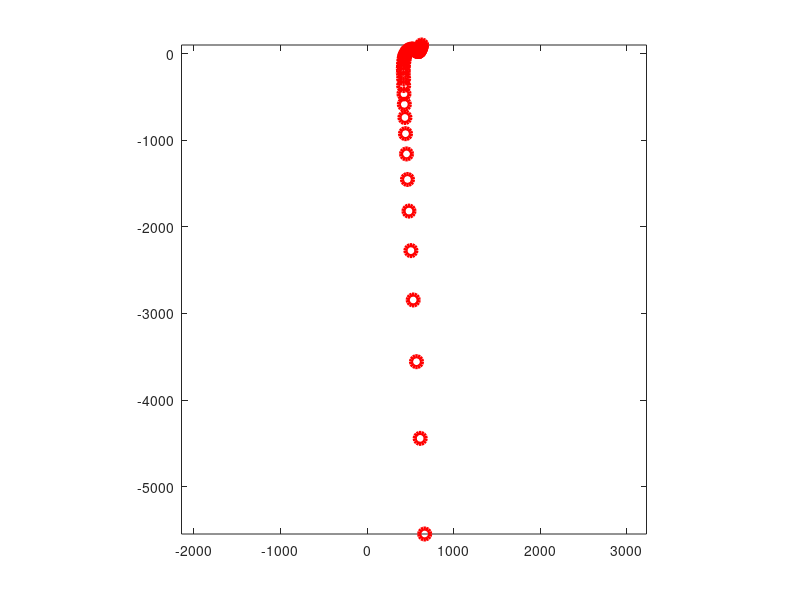

Write MATLAB code to recreate this figure. (Note: this script raises an error after producing the figure.)
%% ========================================================================
%  EIS Experimental Data Visualization and Correction
%  Author: LAN
%  Date: 2025-11-12
%  ------------------------------------------------------------------------
%  This script:
%   (1) Plots raw EIS experimental data (µΩ)
%   (2) Scans parameters (a, b) for DRT-based reconstruction
%   (3) Evaluates MSE and visualizes parameter sensitivity
%  ========================================================================

clc; clear; close all;

load exp1_eis.mat
%%%%%%%%%%%%%%%%%%%%%%%%%%% 10kHz-0.1Hz
%% 原始数据 ECM拟合
color=hsv(8);
start_freq_index=1;
figure,
set(gcf, 'Position',[0 0 800 800],'Color','White');EIS_gather=[];EIS_exp_gather=[];Zs2_all = [];x_all= [];plot_all=[];
for i=1:1:size(exp1_eis,1)
    eisdata=exp1_eis{i,1};
    plo=plot(eisdata(:,2)*1000000,eisdata(:,3)*1000000,'o','Color',color(i,:),'LineWidth',3,'MarkerSize',8);hold on;
    plot_all=[plot_all plo];
    axis equal
    EIS_gather=[EIS_gather;[eisdata(start_freq_index:end,2)*1000000;eisdata(start_freq_index:end,3)*1000000]'];
    eisdata0 = eisdata(start_freq_index:end,1:3);
    eisdata0(:,3) = -eisdata(start_freq_index:end,3);
    [x,Zs1,Zs2] = R_RCE_W_RL(eisdata0);
    x_all= [x_all;x];
    plo=plot(real(Zs1)*1000000,-imag(Zs1)*1000000,'-*','Color',color(i,:),'LineWidth',3,'MarkerSize',8);
    plot_all=[plot_all plo];
    EIS_gather=[EIS_gather;[real(Zs1)*1000000;-imag(Zs1)*1000000]'];
    Zs2_all{i} = Zs2;
    EIS_exp_gather=[EIS_exp_gather;[eisdata(:,3)*1000000;eisdata(:,4)*1000000]'];

end

label={'+','x','s',"diamond","pentagram"};
eis_label=[21 31 41 51];
for k=1:1:length(eis_label)
    real0=EIS_gather(:,eis_label(k));
    imag0=EIS_gather(:,51+eis_label(k));
    plo=plot(real0,imag0,label{k},'MarkerSize',16,'MarkerEdgeColor','k');
    real0=EIS_exp_gather(:,eis_label(k));
    imag0=EIS_exp_gather(:,51+eis_label(k));
    plot(real0,imag0,label{k},'MarkerSize',16,'MarkerEdgeColor','k');
    plot_all=[plot_all plo];
end

leg_all={'EIS1','ECM1','EIS2','ECM2','EIS3','ECM3','EIS4','ECM4','EIS5','ECM5','EIS6','ECM6','100 Hz','10 Hz','1 Hz','0.1 Hz'};
xlabel("\itZ' \rm(\mu\Omega)");ylabel('-\itZ" \rm(\mu\Omega)');
set(gca,'LineWidth',3,'position',[0.18,0.18,0.8,0.8],'FontSize',32,'LabelFontSizeMultiplier',1.2,'FontName','Times New Roman');
axis([0.37 0.67 -0.06 0.24]*1000)
leg=legend(plot_all,leg_all);
set(leg,'Location','North','FontSize',24,'FontName','Times New Roman','Orientation','v','NumColumns',3,'box','off');
leg.ItemTokenSize=[45,18];  %
gca=boxoff(gca);clear gca

a = x_all';
format short e
disp(a)


%% 原始数据 ECM拟合 除去RL部分
figure,
color=hsv(8);
set(gcf, 'Position',[0 0 800 800],'Color','White');EIS_gather=[];Zs2_all = [];plot_all=[];
for i=1:1:size(exp1_eis,1)
    eisdata=exp1_eis{i,1};
    eisdata0 = eisdata(start_freq_index:end,1:3);
    eisdata0(:,3) = -eisdata(start_freq_index:end,3);
    [x,Zs1,Zs2] = R_RCE_W_RL(eisdata0);
    plo=plot(real(Zs2)*1000000,-imag(Zs2)*1000000,'-*','Color',color(i,:),'LineWidth',3,'MarkerSize',8);hold on
    axis equal
    plot_all=[plot_all plo];
    EIS_gather=[EIS_gather;[real(Zs2)*1000000;-imag(Zs2)*1000000]'];
    Zs2_all{i} = Zs2;
end
% label={'^','+','x','s',"diamond","pentagram"};
label={'+','x','s',"diamond","pentagram"};
eis_label=[21 31 41 51];
for k=1:1:length(eis_label)
    real0=EIS_gather(:,eis_label(k));
    imag0=EIS_gather(:,51+eis_label(k));
    plo=plot(real0,imag0,label{k},'MarkerSize',16,'MarkerEdgeColor','k');
    plot_all=[plot_all plo];
end
plo=plot(-1,1,label{k},'MarkerSize',16,'MarkerEdgeColor','w');
plot_all=[plot_all plo];
plo=plot(-1,1,label{k},'MarkerSize',16,'MarkerEdgeColor','w');
plot_all=[plot_all plo];
leg_all={'ECM1-RL','ECM2-RL','ECM3-RL','ECM4-RL','ECM5-RL','ECM6-RL','100 Hz','10 Hz','1 Hz','0.1 Hz','  ','  '};
xlabel("\itZ' \rm(\mu\Omega)");ylabel('-\itZ" \rm(\mu\Omega)');
set(gca,'LineWidth',3,'position',[0.18,0.18,0.8,0.8],'FontSize',32,'LabelFontSizeMultiplier',1.2,'FontName','Times New Roman');
axis([0.37 0.67 -0.06 0.24]*1000)
leg=legend(plot_all,leg_all);
set(leg,'Location','North','FontSize',24,'FontName','Times New Roman','Orientation','v','NumColumns',2,'box','off');
leg.ItemTokenSize=[45,18];  %
gca=boxoff(gca);clear gca


%% 原始数据 ECM拟合 除去R0部分
eis_label=[2 4 6 8 10 12];
figure,
color=hsv(8);
set(gcf, 'Position',[0 0 800 800],'Color','White');EIS_gather=[];Zs2_all = [];plot_all=[];
for i=1:1:size(exp1_eis,1)
    eisdata=exp1_eis{i,1};
    eisdata0 = eisdata(start_freq_index:end,1:3);
    eisdata0(:,3) = -eisdata(start_freq_index:end,3);
    [x,Zs1,Zs2] = R_RCE_W_RL(eisdata0);
    plo=plot(real(Zs2)*1000000-x(2)*1000000,-imag(Zs2)*1000000,'-*','Color',color(i,:),'LineWidth',3,'MarkerSize',8);hold on
    plot_all=[plot_all plo];
    axis equal
    EIS_gather=[EIS_gather;[real(Zs2)*1000000-x(2)*1000000;-imag(Zs2)*1000000]'];
    Zs2_all{i} = Zs2;
end
% label={'^','+','x','s',"diamond","pentagram"};
label={'+','x','s',"diamond","pentagram"};
eis_label=[21 31 41 51];
for k=1:1:length(eis_label)
    real0=EIS_gather(:,eis_label(k));
    imag0=EIS_gather(:,51+eis_label(k));
    plo=plot(real0,imag0,label{k},'MarkerSize',16,'MarkerEdgeColor','k');
    plot_all=[plot_all plo];
end
plo=plot(-1,1,label{k},'MarkerSize',16,'MarkerEdgeColor','w');
plot_all=[plot_all plo];
plo=plot(-1,1,label{k},'MarkerSize',16,'MarkerEdgeColor','w');
plot_all=[plot_all plo];
leg_all={'ECM1-RL-R0','ECM2-RL-R0','ECM3-RL-R0','ECM4-RL-R0','ECM5-RL-R0','ECM6-RL-R0','100 Hz','10 Hz','1 Hz','0.1 Hz','  ','  '};
xlabel("\itZ' \rm(\mu\Omega)");ylabel('-\itZ" \rm(\mu\Omega)');
set(gca,'LineWidth',3,'position',[0.18,0.18,0.8,0.8],'FontSize',32,'LabelFontSizeMultiplier',1.2,'FontName','Times New Roman');
axis([-0.01 0.24 -0.02 0.23]*1000)
leg=legend(plot_all,leg_all);
set(leg,'Location','North','FontSize',24,'FontName','Times New Roman','Orientation','v','NumColumns',2,'box','off');
leg.ItemTokenSize=[45,18];  %
gca=boxoff(gca);clear gca

a = EIS_gather(1:1:end,:);
error = std(a',0,2);
error_sum = mean(error);

%%%%%%%%%%%%%%%%%%%%%%%%%%% 1kHz-0.1Hz
%% 原始数据 ECM拟合
figure,
color=hsv(8);
start_freq_index=11;
set(gcf, 'Position',[0 0 800 800],'Color','White');EIS_gather=[];EIS_exp_gather=[];Zs2_all = [];x_all= [];plot_all=[];
for i=1:1:size(exp1_eis,1)
    eisdata=exp1_eis{i,1};
    plo=plot(eisdata(:,2)*1000000,eisdata(:,3)*1000000,'o','Color',color(i,:),'LineWidth',3,'MarkerSize',8);hold on;
    plot_all=[plot_all plo];
    axis equal
    % EIS_gather=[EIS_gather;[eisdata(start_num:end,2)*1000000;eisdata(start_num:end,3)*1000000]'];
    eisdata0 = eisdata(start_freq_index:end,1:3);
    eisdata0(:,3) = -eisdata(start_freq_index:end,3);
    [x,Zs1,Zs2] = R_RCE_W_RL(eisdata0);
    x_all= [x_all;x];
    plo=plot(real(Zs1)*1000000,-imag(Zs1)*1000000,'-*','Color',color(i,:),'LineWidth',3,'MarkerSize',8);
    plot_all=[plot_all plo];
    EIS_gather=[EIS_gather;[real(Zs1)*1000000;-imag(Zs1)*1000000]'];
    Zs2_all{i} = Zs2;
    EIS_exp_gather=[EIS_exp_gather;[eisdata(start_freq_index:end,2)*1000000;eisdata(start_freq_index:end,3)*1000000]'];
    % RMSE10(i) = rmse(eisdata(:,2)*1000000,real(Zs1)*1000000);
    % RMSE20(i) = rmse(eisdata(:,3)*1000000,-imag(Zs1)*1000000);
end
% label={'^','+','x','s',"diamond","pentagram"};
label={'+','x','s',"diamond","pentagram"};
eis_label=[21 31 41 51]-10;
for k=1:1:length(eis_label)
    real0=EIS_gather(:,eis_label(k));
    imag0=EIS_gather(:,41+eis_label(k));
    plo=plot(real0,imag0,label{k},'MarkerSize',16,'MarkerEdgeColor','k');
    real0=EIS_exp_gather(:,eis_label(k));
    imag0=EIS_exp_gather(:,41+eis_label(k));
    plot(real0,imag0,label{k},'MarkerSize',16,'MarkerEdgeColor','k');
    plot_all=[plot_all plo];
end

leg_all={'EIS1','ECM1','EIS2','ECM2','EIS3','ECM3','EIS4','ECM4','EIS5','ECM5','EIS6','ECM6','100 Hz','10 Hz','1 Hz','0.1 Hz'};
xlabel("\itZ' \rm(\mu\Omega)");ylabel('-\itZ" \rm(\mu\Omega)');
set(gca,'LineWidth',3,'position',[0.18,0.18,0.8,0.8],'FontSize',32,'LabelFontSizeMultiplier',1.2,'FontName','Times New Roman');
axis([0.37 0.67 -0.06 0.24]*1000)
leg=legend(plot_all,leg_all);
set(leg,'Location','North','FontSize',24,'FontName','Times New Roman','Orientation','v','NumColumns',3,'box','off');
leg.ItemTokenSize=[45,18];  %
gca=boxoff(gca);clear gca

a = x_all';
format short e
disp(a)


%% 原始数据 ECM拟合 除去RL部分

figure,
color=hsv(8);
set(gcf, 'Position',[0 0 800 800],'Color','White');EIS_gather=[];Zs2_all = [];    plot_all=[];
for i=1:1:size(exp1_eis,1)
    eisdata=exp1_eis{i,1};
    eisdata0 = eisdata(start_freq_index:end,1:3);
    eisdata0(:,3) = -eisdata(start_freq_index:end,3);
    [x,Zs1,Zs2] = R_RCE_W_RL(eisdata0);
    plo=plot(real(Zs2)*1000000,-imag(Zs2)*1000000,'-*','Color',color(i,:),'LineWidth',3,'MarkerSize',8);hold on
    plot_all=[plot_all plo];
    axis equal
    EIS_gather=[EIS_gather;[real(Zs2)*1000000;-imag(Zs2)*1000000]'];
    Zs2_all{i} = Zs2;
end
% label={'^','+','x','s',"diamond","pentagram"};
label={'+','x','s',"diamond","pentagram"};
eis_label=[21 31 41 51]-10;
for k=1:1:length(eis_label)
    real0=EIS_gather(:,eis_label(k));
    imag0=EIS_gather(:,41+eis_label(k));
    plo=plot(real0,imag0,label{k},'MarkerSize',16,'MarkerEdgeColor','k');
    plot_all=[plot_all plo];
end
plo=plot(-1,1,label{k},'MarkerSize',16,'MarkerEdgeColor','w');
plot_all=[plot_all plo];
plo=plot(-1,1,label{k},'MarkerSize',16,'MarkerEdgeColor','w');
plot_all=[plot_all plo];
leg_all={'ECM1-RL','ECM2-RL','ECM3-RL','ECM4-RL','ECM5-RL','ECM6-RL','100 Hz','10 Hz','1 Hz','0.1 Hz','  ','  '};
xlabel("\itZ' \rm(\mu\Omega)");ylabel('-\itZ" \rm(\mu\Omega)');
set(gca,'LineWidth',3,'position',[0.18,0.18,0.8,0.8],'FontSize',32,'LabelFontSizeMultiplier',1.2,'FontName','Times New Roman');
axis([0.37 0.67 -0.06 0.24]*1000)
leg=legend(plot_all,leg_all);
set(leg,'Location','North','FontSize',24,'FontName','Times New Roman','Orientation','v','NumColumns',2,'box','off');
leg.ItemTokenSize=[45,18];  %
gca=boxoff(gca);clear gca

%% 原始数据 ECM拟合 除去R0部分
figure,
color=hsv(8);
set(gcf, 'Position',[0 0 800 800],'Color','White');EIS_gather=[];Zs2_all = [];plot_all=[];
for i=1:1:size(exp1_eis,1)
    eisdata=exp1_eis{i,1};
    eisdata0 = eisdata(start_freq_index:end,1:3);
    eisdata0(:,3) = -eisdata(start_freq_index:end,3);
    [x,Zs1,Zs2] = R_RCE_W_RL(eisdata0);
    plo=plot(real(Zs2)*1000000-x(2)*1000000,-imag(Zs2)*1000000,'-*','Color',color(i,:),'LineWidth',3,'MarkerSize',8);hold on
    plot_all=[plot_all plo];
    axis equal
    EIS_gather=[EIS_gather;[real(Zs2)*1000000-x(2)*1000000;-imag(Zs2)*1000000]'];
    Zs2_all{i} = Zs2;
end
% label={'^','+','x','s',"diamond","pentagram"};
label={'+','x','s',"diamond","pentagram"};
eis_label=[21 31 41 51]-10;
for k=1:1:length(eis_label)
    real0=EIS_gather(:,eis_label(k));
    imag0=EIS_gather(:,41+eis_label(k));
    plo=plot(real0,imag0,label{k},'MarkerSize',16,'MarkerEdgeColor','k');
    plot_all=[plot_all plo];
end
plo=plot(-1,1,label{k},'MarkerSize',16,'MarkerEdgeColor','w');
plot_all=[plot_all plo];
plo=plot(-1,1,label{k},'MarkerSize',16,'MarkerEdgeColor','w');
plot_all=[plot_all plo];
leg_all={'ECM1-RL-R0','ECM2-RL-R0','ECM3-RL-R0','ECM4-RL-R0','ECM5-RL-R0','ECM6-RL-R0','100 Hz','10 Hz','1 Hz','0.1 Hz','  ','  '};
xlabel("\itZ' \rm(\mu\Omega)");ylabel('-\itZ" \rm(\mu\Omega)');
set(gca,'LineWidth',3,'position',[0.18,0.18,0.8,0.8],'FontSize',32,'LabelFontSizeMultiplier',1.2,'FontName','Times New Roman');
axis([-0.01 0.24 -0.02 0.23]*1000)
leg=legend(plot_all,leg_all);
set(leg,'Location','North','FontSize',24,'FontName','Times New Roman','Orientation','v','NumColumns',2,'box','off');
leg.ItemTokenSize=[45,18];  %
gca=boxoff(gca);clear gca

a = EIS_gather(1:1:end,:);
error = std(a',0,2);
error_sum = mean(error);
